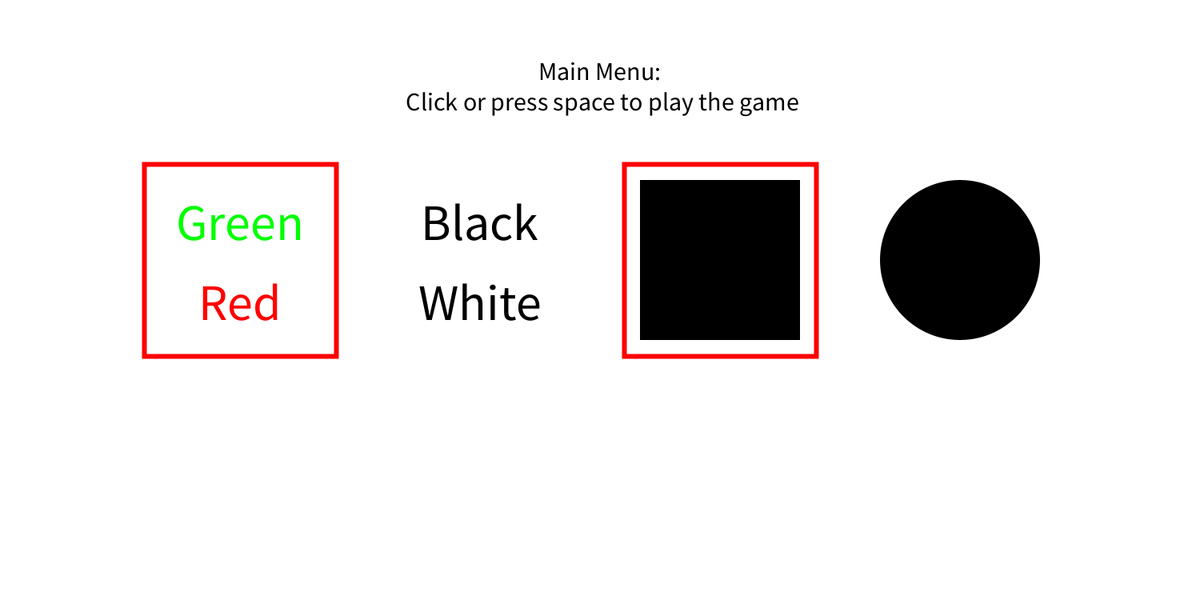
Frame 1 (no input)
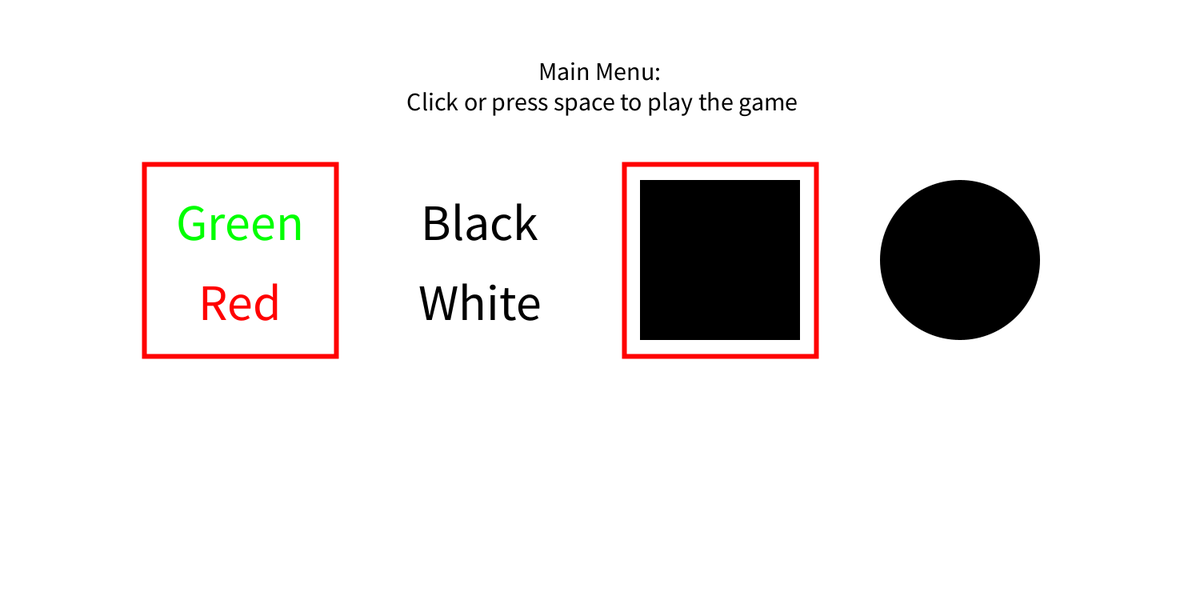
Frame 60 (the mouse pressed at the canvas centre just before this capture)
Frame 120 (the mouse held since frame 60 and released just before this capture): identical to frame 60, image omitted

The Processing sketch that drew these frames (run headless with seeded random() and noise(); from frame 60 on, the mouse is pressed at the canvas centre):

// Processing sketch: VisualReactionGame
// ── VisualReactionGame.pde
import java.util.*;

float level = 0;  // There are three screens or 'levels' - the main menu, the reaction game, and the results page

color red = color(255,0,0);
color green = color(0,255,0);
color blue = color(0,0,255);

color black = color(0);
color white = color(255);

// This is a random time which is between 3-10 seconds after the current time.
float randomAppearTime = millis() + random(2000, 8000); // RandomAppearTime is when the shape randomly changes colour

float shapeClickedTime = 0; // The time the shape is clicked is put in a global variable for the results page to present. 

float currentResult = 0;
ArrayList<Float> reactionTimeResults = new ArrayList<Float>();

String colorOrBlack = "COLOR";
String squareOrCircle  = "SQUARE";

void setup() {
  size(1500, 750); // size of the screen
  //fullScreen();
  textSize(32); // size of all the text in the game
  noStroke(); // No stroke on the shapes
  textAlign(CENTER); // Texts will be centered to the x and y coordinates assigned.
  background(black); // The background colour (a dark grey). We could have 0 for black or 255 for white.
}

void reset(){
  // This is a random time which is between 3-10 seconds after the current time.
  randomAppearTime = millis() + random(2000, 8000); // RandomAppearTime is when the shape randomly changes colour
  
  shapeClickedTime = 0; // The time the shape is clicked is put in a global variable for the results page to present. 
  
  currentResult = 0;
  reactionTimeResults = new ArrayList<Float>();
}

void nextLevel() {
  if(level == 0) { // Main menu
    reset();
    level = 1; // If we are in the main menu, the next level (1) will be the reaction game.
    
    // We store a random time between 3-10 seconds ahead of the current time. 
    randomAppearTime = millis() + random(2000, 8000); // This is when the shape will change colour
    
  } else if (level == 1){ // Reaction game
    level = 2; // If we are in the reaction level, the next level (2) will be the results page.
    shapeClickedTime = millis(); // We put results here as this method is only called once on an event, rather than forever in the draw sections
      
    currentResult = shapeClickedTime - (randomAppearTime);
    if(currentResult > 0){ 
      reactionTimeResults.add(0, currentResult); // We append the result to the list of results if it was valid
    }  
  } else { // Results page 
    level = 1; // If we are in the results page, the next level (1) will be the game again.
    randomAppearTime = millis() + random(2000, 8000); // This is when the shape will change colour
  }
}

void keyPressed()
{
  if (keyCode == 32) { // 32 is ascii for spacebar     
    nextLevel(); // If the user presses spacebar, the user will go to the next level
  } else if (keyCode == 27) { // 27 is ascii for escape - here you should use this to go to the main menu     
    nextLevel(); //
  } else if (keyCode == 8) { // 08 is backspace
    level = 0;
  }

  if (level == 0) {
    if (keyCode == 90) { // 90 ascii for "z"
      colorOrBlack = "COLOR";
      println("z");
    } else if (keyCode == 88) { // 120 ascii for "x"
      colorOrBlack = "BLACK";
      println("x");
    } else if (keyCode == 78) { // 78 ascii for "n"
      squareOrCircle  = "SQUARE";
      println("n");
    } else if (keyCode == 77) { // 78 ascii for "M"
      squareOrCircle  = "CIRCLE";
      println("m");
    }
  }
}

//void mouseClicked(){
//  nextLevel(); // If the user clicks the screen, the user will go to the next level
//}

void draw() {
  if(level == 0) { // If we are at level 0, then draw the main menu
    mainMenu();
  } else if (level == 1) { // If we are at level 1, then draw the reaction game
    level1();
  } else { // If anything else, we should be at level 2, so we draw the results page
    results();
  }
}

void mainMenu() {
  background(white); // have to keep calling this so a new screen is rendered
  fill(black); // Fill colour is blue
  //textFont(title);
  text("Main Menu:\n Click or press space to play the game", width/2, 100); // the title
  
  
  textSize(64); // FIRST OPTION, GREEN AND RED
  fill(green);
  text("Green", width/5, 300);
  fill(red);
  text("Red", width/5, 400);
  
  
  fill(black); // SECOND OPTION, BLACK AND WHITE
  text("Black", 2*width/5, 300);
  text("White", 2*width/5, 400);  
  textSize(32);
  
  //THIRD OPTION, SQUARE
  rect((3*width/5)-100, 325-100, 200, 200); // the rectangle you are supposed to click on for reaction times.
  
  //FOURTH OPTION, CIRCLE
  ellipse((4*width/5), 325, 200, 200); // the rectangle you are supposed to click on for reaction times.
  
  stroke(red); // RED OUTLINE TO SHOW WHAT OPTION IS THE SELECTED ONE
  strokeWeight(6);
  int selection1 = colorOrBlack.equals("COLOR") ? 1 : 2;  // EITHER SELECTES GREEN AND RED OR BLACK AND WHITE
  int selection2 = squareOrCircle.equals("SQUARE") ? 3 : 4;   // EITEHR SELECTES POSITIONING FOR SQUARE OR CIRCLE. 
  //println(colorOrBlack);
  noFill();
  rect((selection1*width/5)-120, 325-120, 240, 240); // the rectangle selecting the first option
  rect((selection2*width/5)-120, 325-120, 240, 240); // the rectangle selecting the first option
  noStroke();
  fill(black); 
}

void level1() {
  background(white);
  fill(black);
  text("Click or press Space\n when shape turns Green", width/2, 100);
  if (millis() > randomAppearTime) { // After a random amount of time, change the shape colour
    if (colorOrBlack == "COLOR") {
      noStroke();
      fill(green);
    } else {
      fill(black);
    }
  }
  else { // Before the random time keep the colour as red
    if (colorOrBlack == "COLOR") {
      fill(red);
    } else {
      stroke(black);
      strokeWeight(6);
      fill(white);
    }
  }
  if(squareOrCircle == "SQUARE") {
    rect((width/2)-150, (height/2)-150, 300, 300); // the rectangle you are supposed to click on for reaction times.   
  } else {  
      ellipse((width/2), (height/2), 300, 300); // the rectangle you are supposed to click on for reaction times.   
  }
}

void results() {
  background(white); 
  if(currentResult >= 0) {
    fill(green);
    text("Your reaction time was: \n" + currentResult + "ms: ", width/2, 100);  // We can have in seconds or milli seconds
  } else {
    fill(red);
    text("You clicked too early by " + currentResult + "ms\n(Try again)", width/2, 100);
  }
  
  int resultsListSize = (reactionTimeResults.size() < 5) ? reactionTimeResults.size() : 5;  
  
  fill(black);
  text("Previous valid results: ", (width/2)-200, 250);
  for (int i = 0; i < resultsListSize; i++) {
    text((i+1) + ") " + reactionTimeResults.get(i) + "ms", (width/2)-200, 300 + (i*50));
  }
  stroke(2);
  line(width/2, 200, width/2, 600);    
  noStroke(); // No stroke on the shapes

  if (resultsListSize == 5) {
      text("Summary of \nall good results: ", (width/2)+200, 200);
      text("Fastest: " + Collections.max(reactionTimeResults), (width/2)+200, 300);
      text("Slowest: " + Collections.min(reactionTimeResults), (width/2)+200, 350);
      text("Average: " + calculateAverage(), (width/2)+200, 400);
      //text("Deviation: ", (width/2)+200, 450);
  }
}

float calculateAverage(){
  float sum = 0;
  for(float f : reactionTimeResults) {
    sum += f;
  }
  return sum/reactionTimeResults.size();
}
